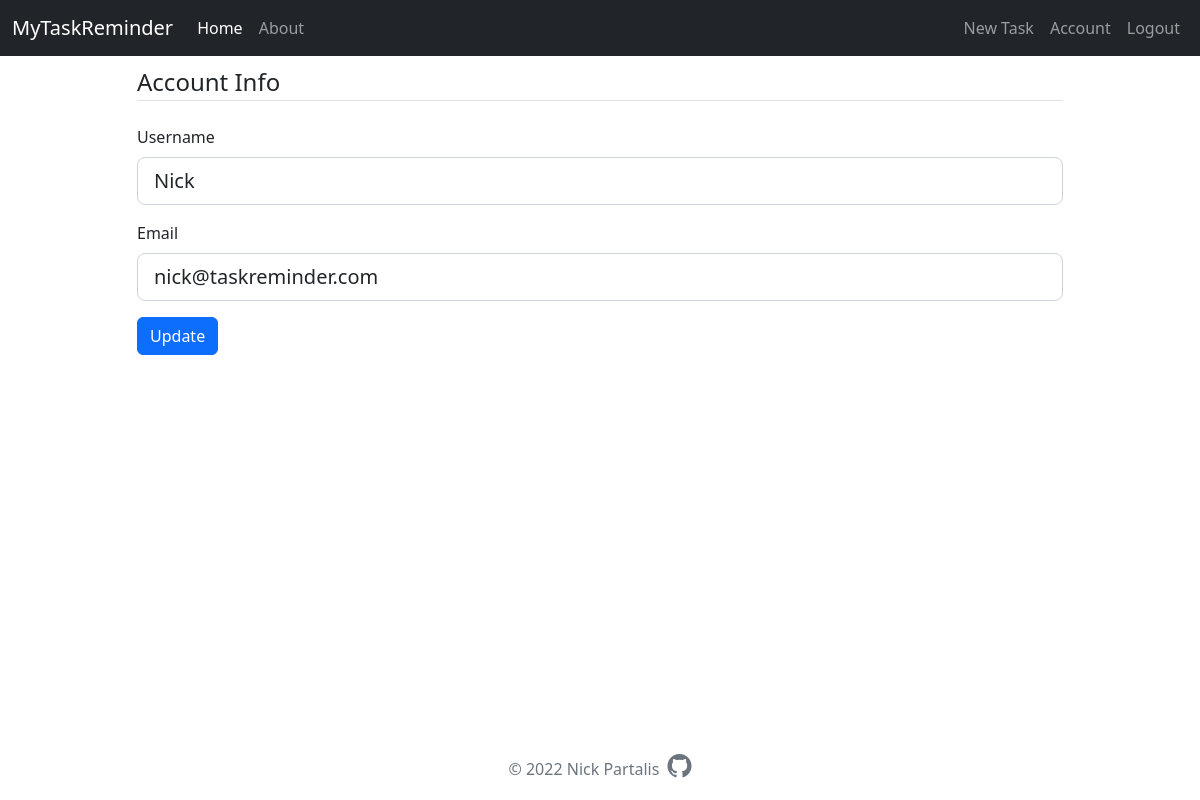
/account (signed in), run on an earlier commit of the app's database.
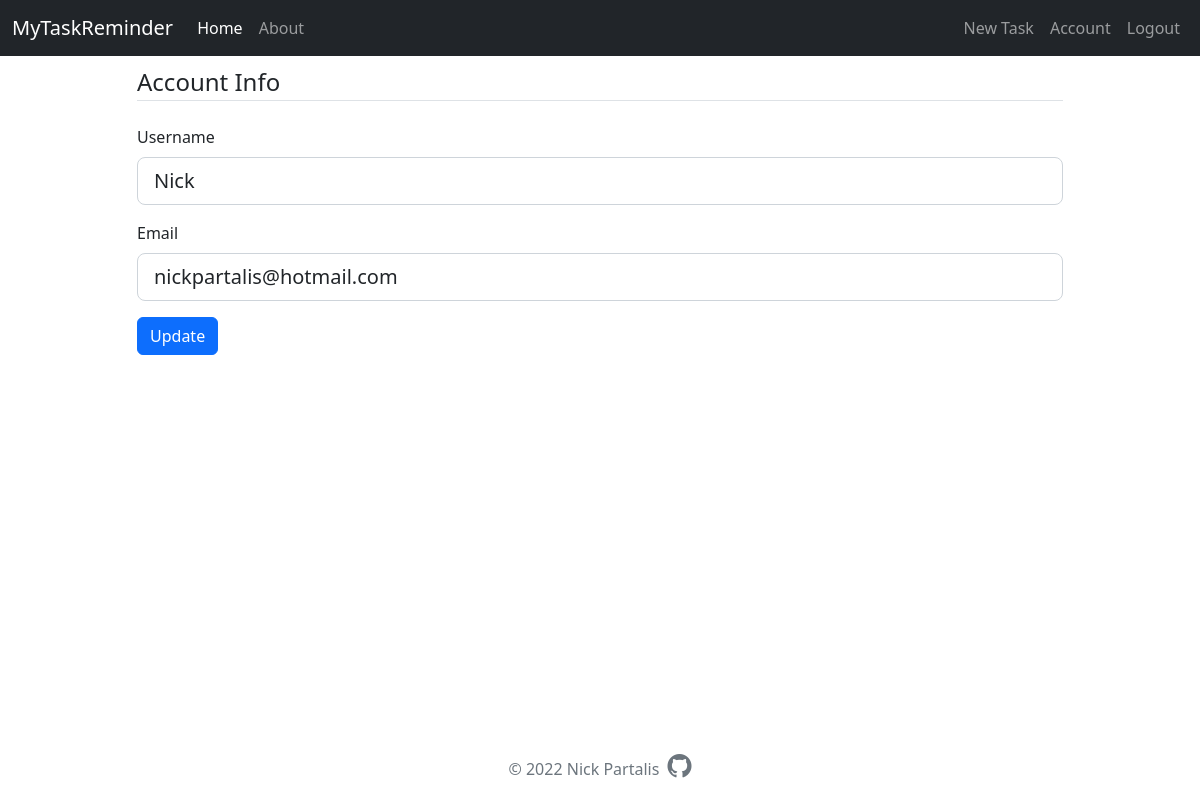
And on a later commit of the database.
### task_app/models.py (models this page shows, shortened)
class User(db.Model, UserMixin):
    id = db.Column(db.Integer, primary_key=True)
    username = db.Column(db.String(20), unique=True, nullable=False)
    email = db.Column(db.String(100), unique=True, nullable=False)
    password = db.Column(db.String(100), nullable=False)
    tasks = db.relationship("Task", backref="author", lazy=True)

### task_app/users/routes.py (the view)
@users.route("/account", methods=["GET", "POST"])
@login_required
def account():
    form = UpdateAccountForm()
    if form.validate_on_submit():
        if form.username.data != current_user.username or form.email.data != current_user.email:
            current_user.username = form.username.data
            current_user.email = form.email.data
            db.session.commit()
            flash("Your account information have been updated.", "success")
            return redirect(url_for("users.account"))
    elif request.method == "GET":
        form.username.data = current_user.username
        form.email.data = current_user.email
    return render_template("account.html", form=form, pagetitle="My Account")

### task_app/users/forms.py (shortened to what this page needs)
class UpdateAccountForm(FlaskForm):
    username = StringField("Username", validators=[DataRequired(), Length(min=2, max=20)])
    email = StringField("Email", validators=[DataRequired(), Email()])
    submit = SubmitField("Update")

### task_app/models.py (called while the page is built)
@login_manager.user_loader
def load_user(user_id):
    return User.query.get(int(user_id))

### task_app/templates/account.html (shortened to what this page needs)
{% extends "layout.html" %}
{% block content %}
    <div class="content-section">
        <form method="POST" action="">
            <fieldset class="form-group">
                <legend class="border-bottom mb-4">Account Info</legend>
                <div class="mb-3">
                    {{ form.username.label(class="form-label") }}
                    {% if form.username.errors %}
                        {{ form.username(class="form-control form-control-lg is-invalid") }}
                        <div class="invalid-feedback">
                            {% for error in form.username.errors %}
                                <span>{{ error }}</span>
                            {% endfor %}
                        </div>
                    {% else %}
                        {{ form.username(class="form-control form-control-lg") }}
                    {% endif %}
                </div>
                <div class="mb-3">
                    {{ form.email.label(class="form-label") }}
                    {% if form.email.errors %}
                        {{ form.email(class="form-control form-control-lg is-invalid") }}
                        <div class="invalid-feedback">
                            {% for error in form.email.errors %}
                                <span>{{ error }}</span>
                            {% endfor %}
                        </div>
                    {% else %}
                        {{ form.email(class="form-control form-control-lg") }}
                    {% endif %}
                </div>
            </fieldset>
            <div class="mb-3">
                {{ form.submit(class="btn btn-primary") }}
            </div>
        </form>
    </div>
{% endblock %}

What changed in the data, as far as the page shows it:
changed User "Nick": email "nick@taskreminder.com" → "nickpartalis@hotmail.com"
